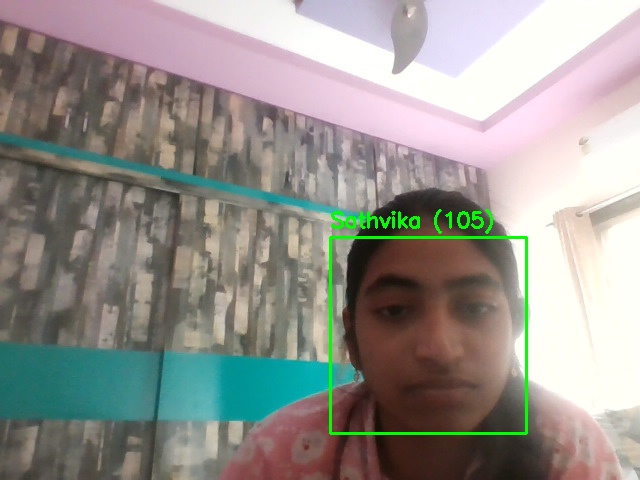
#> input picture logs/intruder_images/intruder_2025-12-04_15-47-02.jpg, 640 x 480 px, given in place of the camera
$ python create_dataset.py
#> lines starting #> are read from the running program, lines starting #| are printed output that depends on the picture; after the words box and inside, x2 and y2 are one past the last pixel; in counts of white or black regions, pixels touching at a corner belong together
#> the answer given: logs/intruder_images/intruder_2025-12-04_15-47-02.jpg
import cv2
import os
import time


# =========================
# CONFIG
# =========================
DATASET_DIR = "dataset/authorized"
IMAGE_SIZE = 160      # FaceNet recommended size
MAX_IMAGES = 60       # Images per person
CAPTURE_DELAY = 0.25  # Seconds between captures


# =========================
# DATASET FUNCTION
# =========================
def create_dataset_from_webcam(person_name):

    person_path = os.path.join(DATASET_DIR, person_name)
    os.makedirs(person_path, exist_ok=True)

    cap = cv2.VideoCapture(0)

    face_cascade = cv2.CascadeClassifier(
        cv2.data.haarcascades + "haarcascade_frontalface_default.xml"
    )

    count = 0
    last_save_time = time.time()

    print("\n[INFO] Starting webcam...")
    print("[INFO] Move your head slowly (left/right/up/down)")
    print("[INFO] Press Q to stop early\n")

    while True:

        ret, frame = cap.read()
#> frame is the input picture: shape (480, 640, 3); mean B, G, R 141.9, 147.3, 149.5
        if not ret:
            break

        gray = cv2.cvtColor(frame, cv2.COLOR_BGR2GRAY)
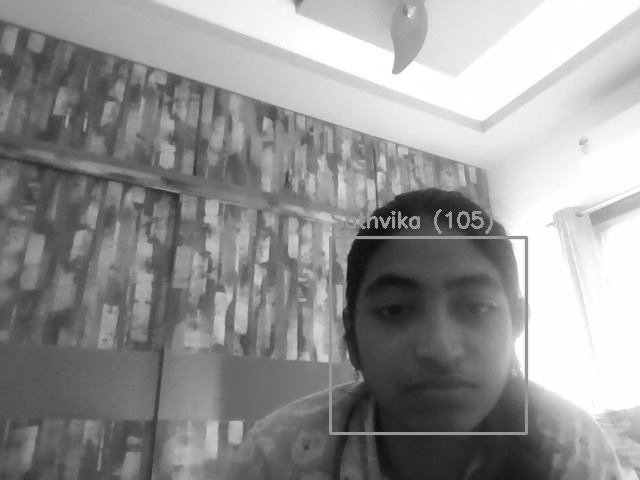
#> gray: shape (480, 640); min 14, max 255, mean 147.4

        faces = face_cascade.detectMultiScale(
            gray,
            scaleFactor=1.3,
            minNeighbors=5,
            minSize=(80, 80)
        )
#> faces = ()

        for (x, y, w, h) in faces:

            # Capture every few milliseconds
            if time.time() - last_save_time >= CAPTURE_DELAY:

                face = frame[y:y+h, x:x+w]  # RGB (color)

                if face.size == 0:
                    continue

                # Resize for FaceNet
                face = cv2.resize(face, (IMAGE_SIZE, IMAGE_SIZE))

                count += 1

                img_path = os.path.join(person_path, f"{count}.jpg")
                cv2.imwrite(img_path, face)

                last_save_time = time.time()

                print(f"[INFO] Captured image {count}/{MAX_IMAGES}")

            # Draw rectangle
            cv2.rectangle(frame, (x, y), (x+w, y+h), (0, 255, 0), 2)
#> this loop made 0 passes
#> after the loop, count = 0; last_save_time = 1.8e+09

        cv2.putText(
            frame,
            f"Images: {count}/{MAX_IMAGES}",
            (20, 40),
            cv2.FONT_HERSHEY_SIMPLEX,
            1,
            (0, 255, 255),
            2
        )
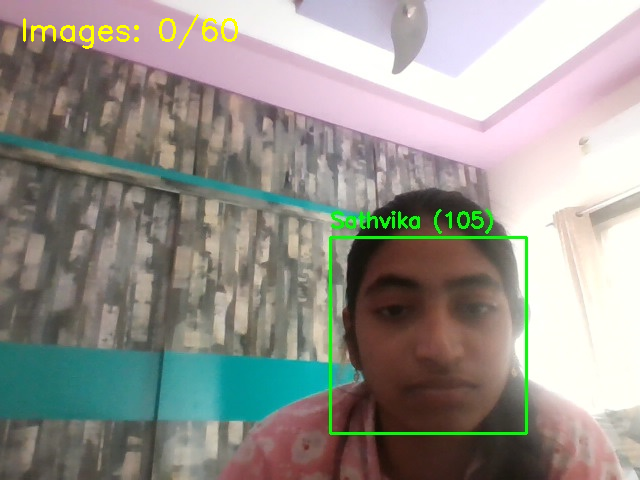
#> frame: shape (480, 640, 3); 0.49% of pixels changed, all inside (x1, y1, x2, y2) = (23, 14, 238, 49)

        cv2.imshow("Dataset Capture - Press Q to Stop", frame)

        if cv2.waitKey(1) & 0xFF == ord('q') or count >= MAX_IMAGES:
#> (key q is pressed here)
            break

    cap.release()
    cv2.destroyAllWindows()

    print(f"\n[SUCCESS] Dataset completed for {person_name}")
    print(f"[INFO] Total images saved: {count}\n")
#| [INFO] Total images saved: 0


# =========================
# MAIN
# =========================
if __name__ == "__main__":

    name = input("Enter authorized person name: ").strip()

    if name == "":
        print("Name cannot be empty")
    else:
        create_dataset_from_webcam(name)

$ run again, on logs/intruder_images/intruder_2025-12-05_11-39-43.jpg
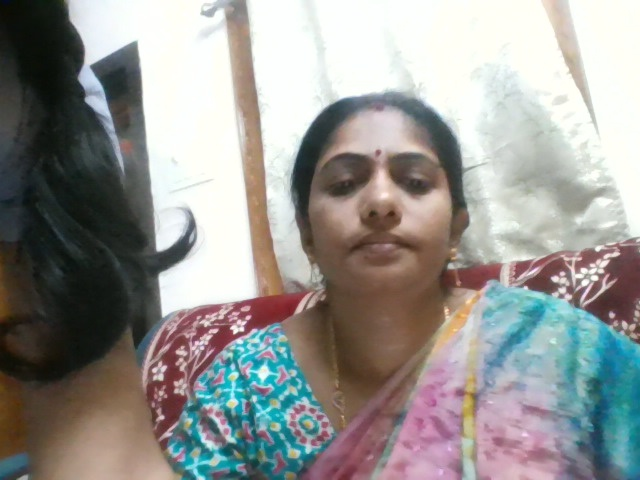
#> input picture logs/intruder_images/intruder_2025-12-05_11-39-43.jpg, 640 x 480 px, given in place of the camera
#> in create_dataset_from_webcam, frame is the input picture: shape (480, 640, 3); mean B, G, R 147, 150, 150.8
#> faces = [[287, 106, 183, 183]]
#> the loop in create_dataset_from_webcam, `for (x, y, w, h) in faces:` made 1 pass
#> after the loop in create_dataset_from_webcam, `for (x, y, w, h) in faces:`:
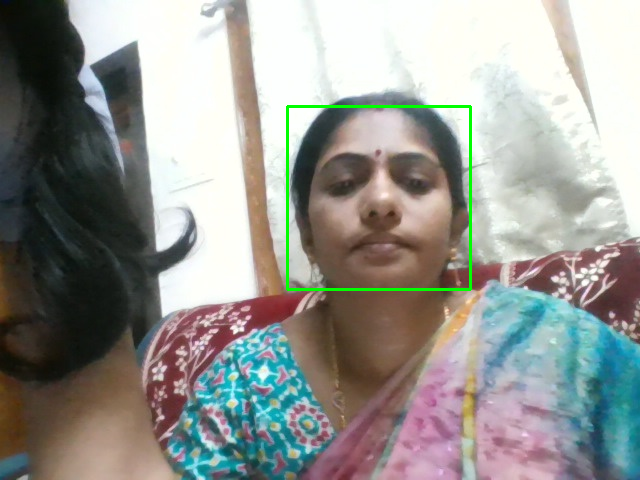
#> frame: shape (480, 640, 3); 0.71% of pixels changed, all inside (x1, y1, x2, y2) = (286, 105, 472, 291)
#> after the loop in create_dataset_from_webcam, `for (x, y, w, h) in faces:`: count = 0; last_save_time = 1.8e+09
#> in create_dataset_from_webcam, `cv2.putText( frame, f"Images: {count}/{MAX_IMAGES}", (20, 40), cv2.FON..`:
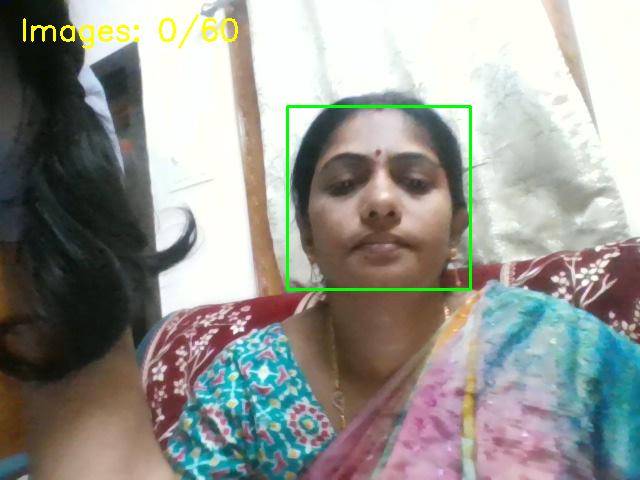
#> frame: shape (480, 640, 3); 0.49% of pixels changed, all inside (x1, y1, x2, y2) = (23, 14, 238, 49)
#| [INFO] Total images saved: 0

$ run again, on logs/intruder_images/intruder_2025-12-05_11-39-45.jpg
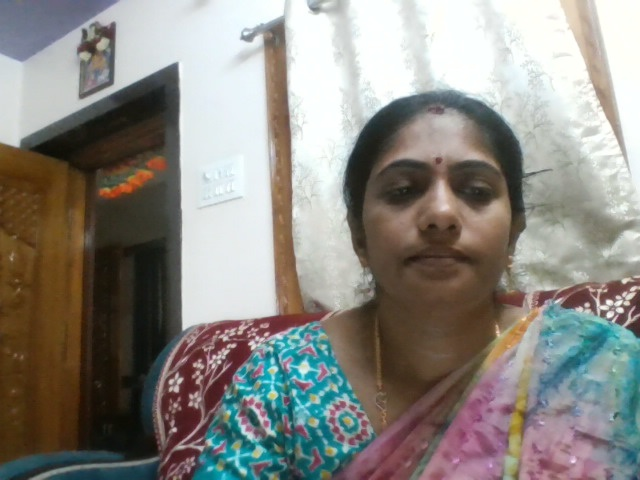
#> input picture logs/intruder_images/intruder_2025-12-05_11-39-45.jpg, 640 x 480 px, given in place of the camera
#> in create_dataset_from_webcam, frame is the input picture: shape (480, 640, 3); mean B, G, R 130.8, 136.7, 139.6
#> faces = [[339, 109, 198, 198]]
#> the loop in create_dataset_from_webcam, `for (x, y, w, h) in faces:` made 1 pass
#> after the loop in create_dataset_from_webcam, `for (x, y, w, h) in faces:`:
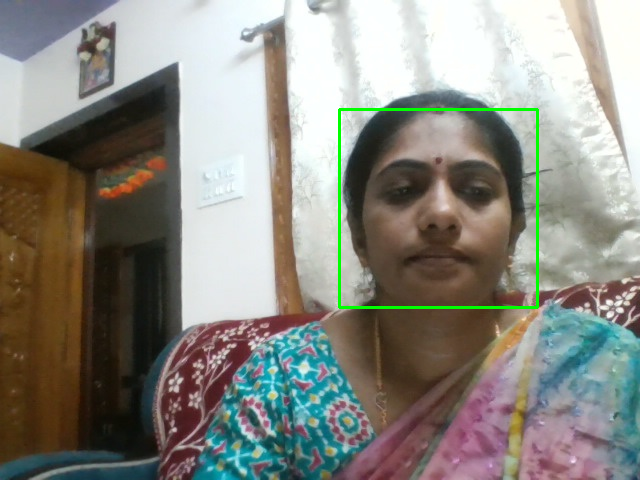
#> frame: shape (480, 640, 3); 0.77% of pixels changed, all inside (x1, y1, x2, y2) = (338, 108, 539, 309)
#> after the loop in create_dataset_from_webcam, `for (x, y, w, h) in faces:`: count = 0; last_save_time = 1.8e+09
#> in create_dataset_from_webcam, `cv2.putText( frame, f"Images: {count}/{MAX_IMAGES}", (20, 40), cv2.FON..`:
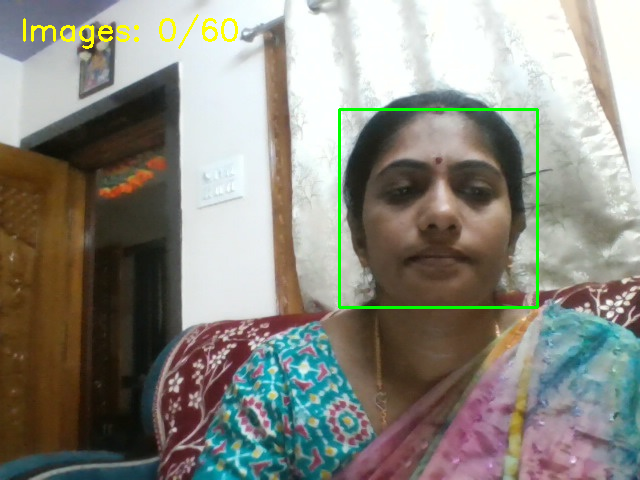
#> frame: shape (480, 640, 3); 0.49% of pixels changed, all inside (x1, y1, x2, y2) = (23, 14, 238, 49)
#| [INFO] Total images saved: 0
